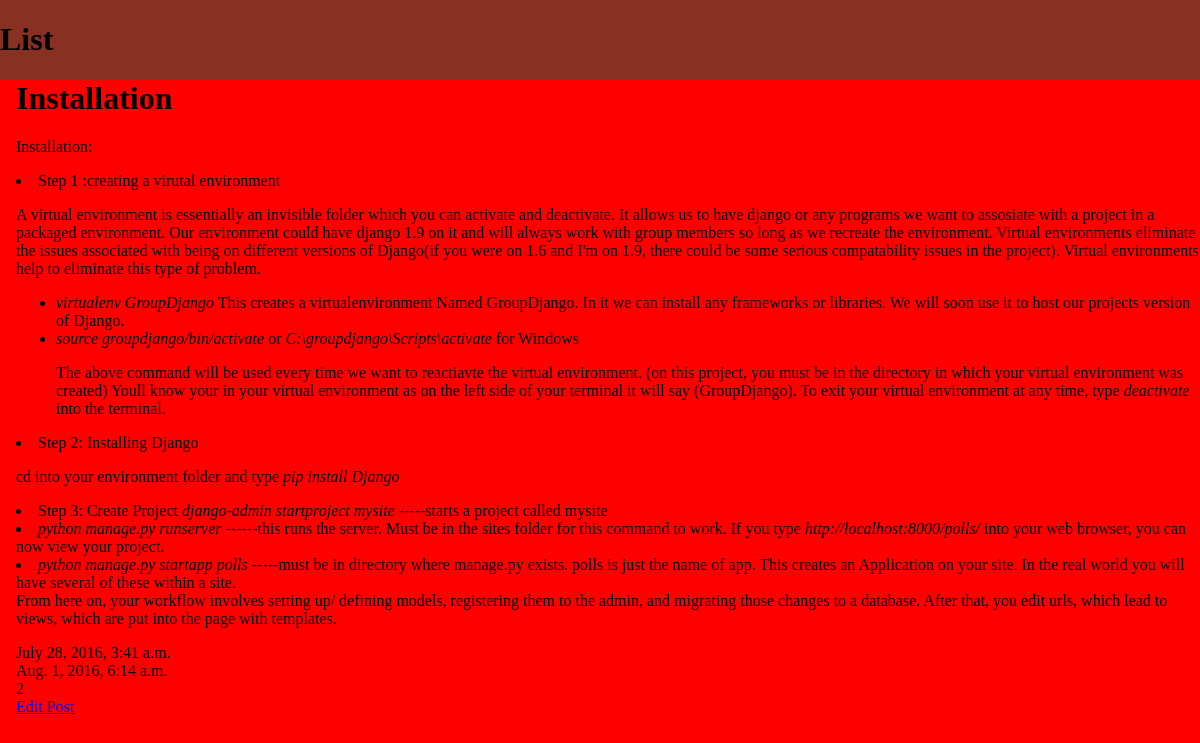
Before: /posts/2/ with the older database file.
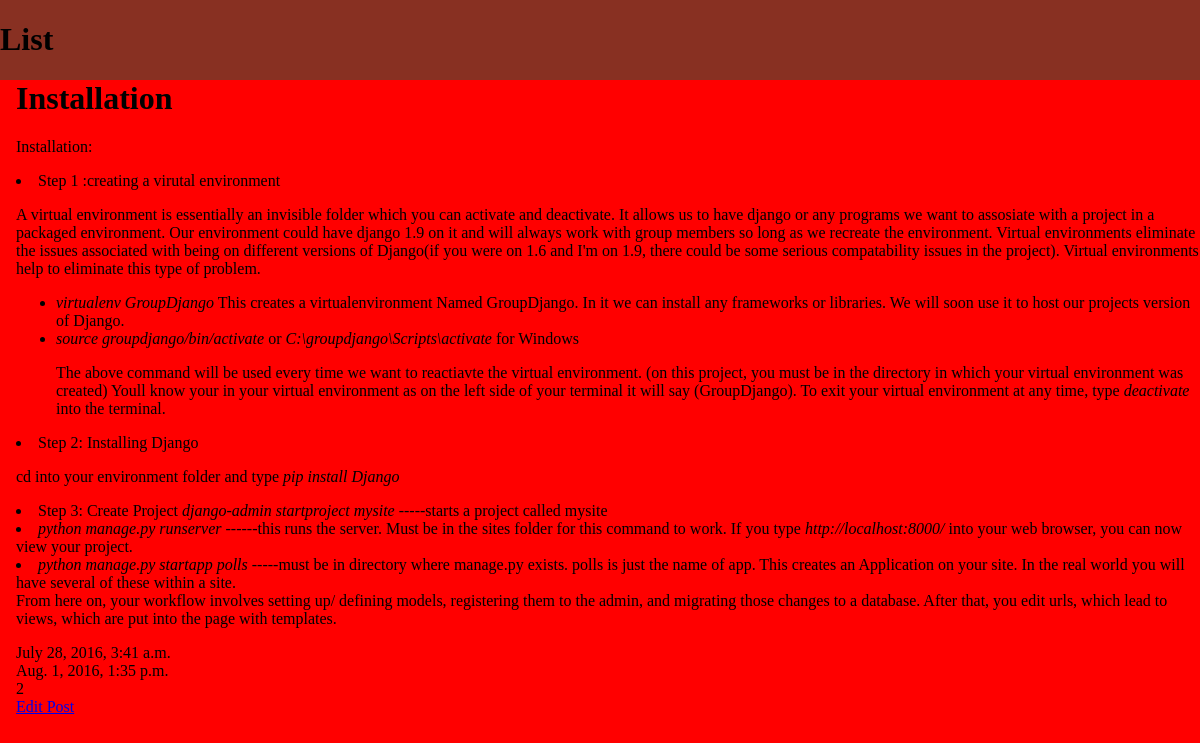
After: the same page with the newer database file.
### posts/models.py (models this page shows, shortened)
class Post(models.Model): #creates a class which creates objects
	title = models.CharField(max_length=100)
	content = models.TextField()
	update = models.DateTimeField(auto_now=True, auto_now_add=False)			#when last saved
	timestamp = models.DateTimeField(auto_now=False, auto_now_add=True) #when added initially

### posts/views.py (the view)
# urls.py: url(r'^(?P<id>\d+)/$', post_detail, name= "detail"),
def post_detail(request, id=None):
	instance = get_object_or_404(Post, id=id)
	context = {"title":instance.title, "instance": instance,}
	return render(request, 'post_detail.html', context)

### templates/post_detail.html (shortened to what this page needs)
<!DOCTYPE html>
<html lang="en">
<head>
</head>
<body>
<h1><a href = "{% url 'posts:list'%}">List</a></h1>
<div class = "content">
	<h1>{{instance.title}}</h1>
	<p>{{instance.content | safe}} </p>
	{{instance.timestamp}}<br/>
	{{instance.update}}<br/>
	{{instance.id}}<br/>
	<a href = "{% url 'posts:update' id=instance.id %}">Edit Post</a>
</div>
</body>
</html>

Changed rows visible on the page:
changed Post "Installation": content "…work. If you type http://localhost:8000/polls/ into your web browser,…" → "…work. If you type http://localhost:8000/ into your web browser,…"; update "Aug. 1, 2016, 6:14 a.m." → "Aug. 1, 2016, 1:35 p.m."
